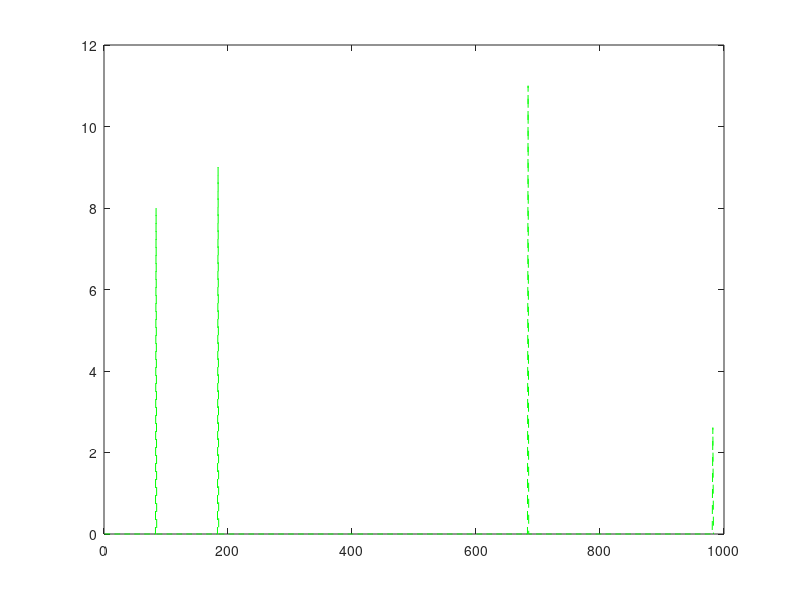
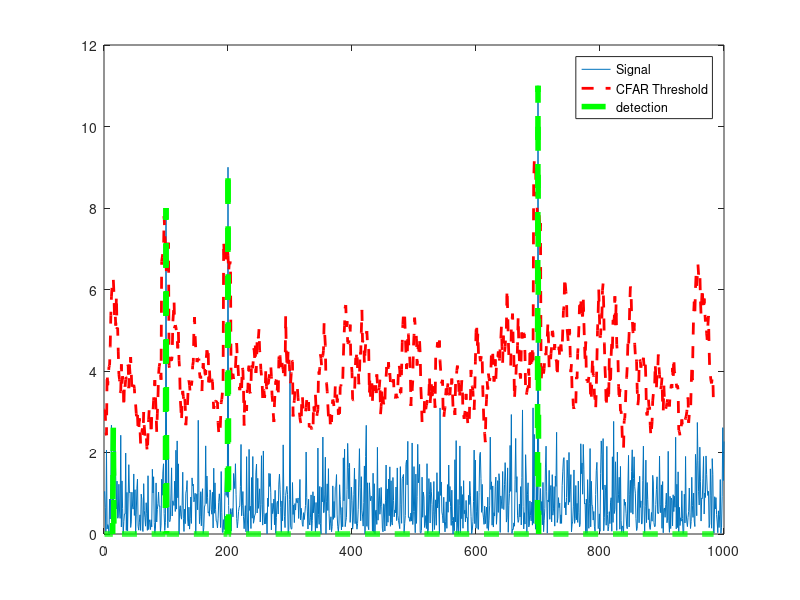

Reproduce these figures in MATLAB, in order.
% Implement 1D CFAR using lagging cells on the given noise and target scenario.

% Close and delete all currently open figures
clc
clear
close all;

% Data_points
%First, we pick the number of samples on which we want to run the CFAR.
Ns = 1000;

% Generate random noise
%Then, we generate the noise using the same number of samples and take
%the absolute value of it.
s = abs(randn(Ns, 1));

%Targets location. Assigning bin 100, 200, 300 and 700 as mock Targets with the amplitudes of 8, 9, 4, 11.
s([100, 200, 300, 700]) = [8 9 4 11];

%plot the output
plot(s);

% TODO: Apply CFAR to detect the targets by filtering the noise.

% 1. Define the following:
% 1a. Training Cells
T = 12;
% 1b. Guard Cells
G = 4;

% Offset : Adding room above noise threshold for desired SNR
% since you are working with the linear values,you multiply the offset to the threshold
offset = 5;

% Vector to hold threshold values
threshold_cfar = [];

%Vector to hold final signal after thresholding
signal_cfar = [];

% 2. Slide window across the signal length
% So we run the first training cells starting from the first pin,
% and we keep stepping it through till the end of the vector.
% But make sure that you give the room for last set of guard and training cells,
% along with the cell in the test.
for i = 1:(Ns - (G + T + 1))

    % 2. - 5. Determine the noise threshold by measuring it within the training cells
    % compute noise of training cell
    noise_level = sum(s(i:i + T - 1));
    threshold = (noise_level / T) * offset;
    threshold_cfar = [threshold_cfar, {threshold}];
    % 6. Measuring the signal within the CUT
    signal = s([i + T + G]);
    % 8. Filter the signal above the threshold
    if (signal < threshold)
        signal = 0;
    end;

    signal_cfar = [signal_cfar, {signal}];
end

% plot the filtered signal
plot (cell2mat(signal_cfar), 'g--');

% plot original sig, threshold and filtered signal within the same figure.
figure, plot(s);
hold on, plot(cell2mat(circshift(threshold_cfar, G)), 'r--', 'LineWidth', 2)
hold on, plot (cell2mat(circshift(signal_cfar, (T + G))), 'g--', 'LineWidth', 4);
legend('Signal', 'CFAR Threshold', 'detection')
